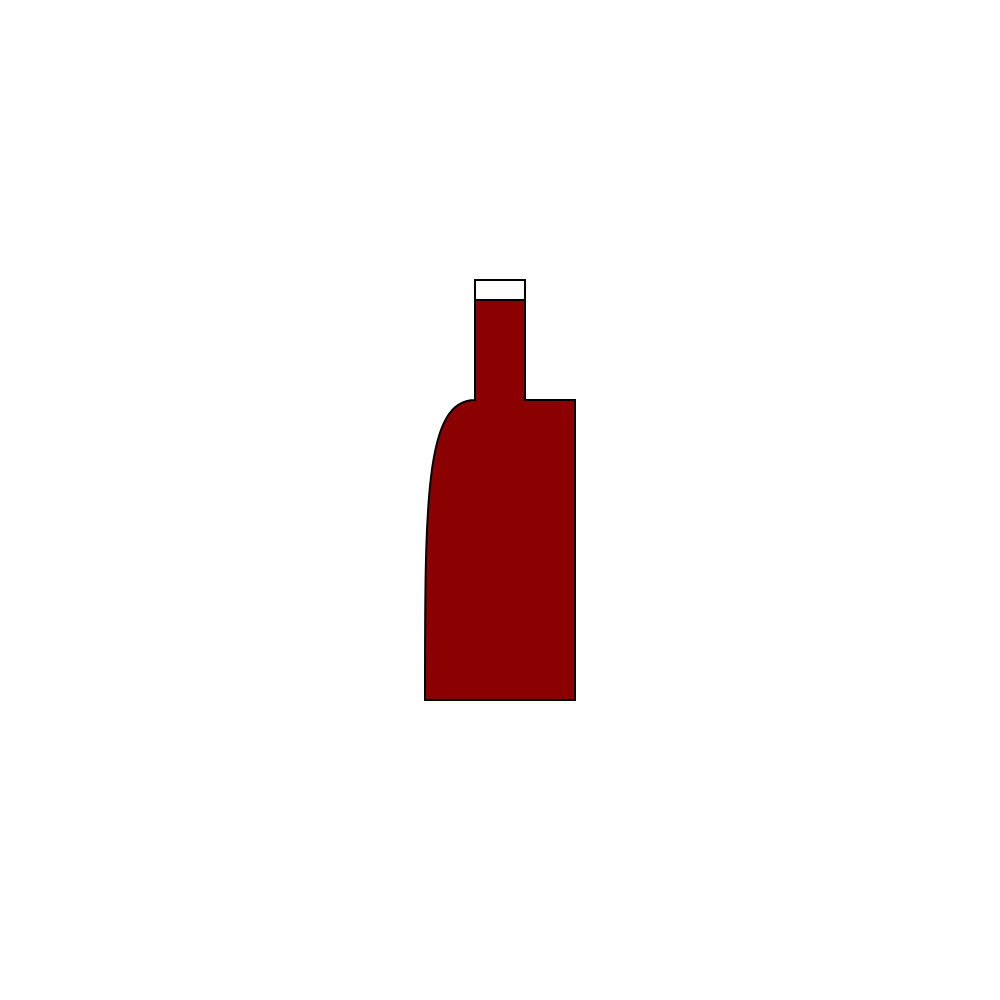
Frame 1 (no input)
Frame 60 (no input): identical to frame 1, image omitted
Frame 120 (the mouse pressed at the canvas centre since frame 60): identical to frame 1, image omitted

The p5.js sketch that drew this single still picture (run headless with seeded random() and noise() and a simulated clock; from frame 60 on, the mouse is pressed at the canvas centre):

// p5.js sketch
// ── sketch.js
let w = 1000;
function setup() {
	createCanvas(w, w);
	// put setup code here
}

function draw() {
	translate(width/2, height/2);
	strokeWeight(2);
	stroke(0);
	fill('darkred');

	background(255);
	// rotate(-TWO_PI/240 * frameCount);
	translate(25, 200);
	beginShape();
	vertex(0, 0);
	vertex(-100, 0);
	bezierVertex(-100, -200, -100, -300, -50, -300);
	vertex(-50, -300);
	vertex(-50, -400);
	vertex(0, -400);
	vertex(0, -300);
	vertex(50, -300);
	vertex(50, 0);
	vertex(0, 0);
	endShape();
	translate(0, -400);
	fill('');
	quad(-50, 0, -50, -20, 0, -20, 0, 0);
	
}
